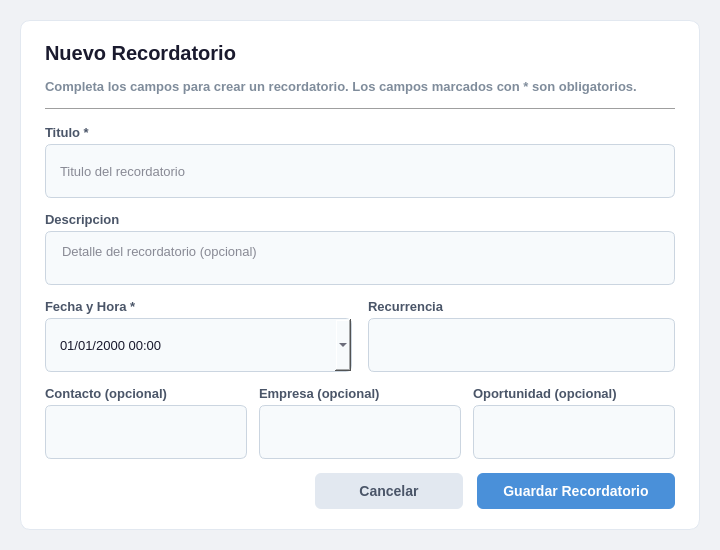
<?xml version="1.0" encoding="UTF-8"?>
<ui version="4.0">
 <class>RecordatorioFormWidget</class>
 <widget class="QWidget" name="RecordatorioFormWidget">
  <property name="geometry">
   <rect>
    <x>0</x>
    <y>0</y>
    <width>720</width>
    <height>540</height>
   </rect>
  </property>
  <property name="styleSheet">
   <string notr="true">
QWidget#RecordatorioFormWidget {
    background-color: #f0f2f5;
}
QFrame#formCard {
    background-color: #ffffff;
    border-radius: 10px;
    border: 1px solid #e2e8f0;
}
QLabel#formTitle {
    color: #1a1a2e;
    font-size: 20px;
    font-weight: bold;
}
QLabel#formSubtitle {
    color: #7f8c9b;
    font-size: 13px;
}
QLabel {
    color: #4a5568;
    font-size: 13px;
    font-weight: 500;
}
QLineEdit,
QTextEdit,
QDateTimeEdit,
QComboBox {
    background-color: #f7fafc;
    border: 1px solid #cbd5e0;
    border-radius: 6px;
    padding: 8px 12px;
    font-size: 13px;
    color: #1a1a2e;
    min-height: 36px;
    min-width: 80px;
}
QLineEdit:focus,
QTextEdit:focus,
QDateTimeEdit:focus,
QComboBox:focus {
    border: 1px solid #4a90d9;
    background-color: #ffffff;
}
QComboBox::drop-down {
    border: none;
}
QPushButton#btnGuardar {
    background-color: #4a90d9;
    color: #ffffff;
    border: none;
    border-radius: 6px;
    padding: 10px 24px;
    font-size: 14px;
    font-weight: 600;
    min-width: 150px;
}
QPushButton#btnGuardar:hover {
    background-color: #357abd;
}
QPushButton#btnCancelar {
    background-color: #e2e8f0;
    color: #4a5568;
    border: none;
    border-radius: 6px;
    padding: 10px 24px;
    font-size: 14px;
    font-weight: 500;
    min-width: 100px;
}
QPushButton#btnCancelar:hover {
    background-color: #cbd5e0;
}
   </string>
  </property>
  <layout class="QVBoxLayout" name="outerLayout">
   <property name="leftMargin">
    <number>20</number>
   </property>
   <property name="topMargin">
    <number>20</number>
   </property>
   <property name="rightMargin">
    <number>20</number>
   </property>
   <property name="bottomMargin">
    <number>20</number>
   </property>
   <property name="spacing">
    <number>0</number>
   </property>
   <item>
    <widget class="QFrame" name="formCard">
     <property name="frameShape">
      <enum>QFrame::StyledPanel</enum>
     </property>
     <property name="frameShadow">
      <enum>QFrame::Raised</enum>
     </property>
     <layout class="QVBoxLayout" name="formCardLayout">
      <property name="leftMargin">
       <number>24</number>
      </property>
      <property name="topMargin">
       <number>20</number>
      </property>
      <property name="rightMargin">
       <number>24</number>
      </property>
      <property name="bottomMargin">
       <number>20</number>
      </property>
      <property name="spacing">
       <number>14</number>
      </property>
      <item>
       <widget class="QLabel" name="formTitle">
        <property name="text">
         <string>Nuevo Recordatorio</string>
        </property>
       </widget>
      </item>
      <item>
       <widget class="QLabel" name="formSubtitle">
        <property name="text">
         <string>Completa los campos para crear un recordatorio. Los campos marcados con * son obligatorios.</string>
        </property>
        <property name="wordWrap">
         <bool>true</bool>
        </property>
       </widget>
      </item>
      <item>
       <widget class="QFrame" name="formSeparator">
        <property name="frameShape">
         <enum>QFrame::HLine</enum>
        </property>
        <property name="frameShadow">
         <enum>QFrame::Sunken</enum>
        </property>
        <property name="styleSheet">
         <string notr="true">color: #e2e8f0;</string>
        </property>
       </widget>
      </item>
      <item>
       <layout class="QVBoxLayout" name="tituloLayout">
        <property name="spacing">
         <number>4</number>
        </property>
        <item>
         <widget class="QLabel" name="labelTitulo">
          <property name="text">
           <string>Titulo *</string>
          </property>
         </widget>
        </item>
        <item>
         <widget class="QLineEdit" name="inputTitulo">
          <property name="placeholderText">
           <string>Titulo del recordatorio</string>
          </property>
          <property name="maxLength">
           <number>255</number>
          </property>
         </widget>
        </item>
       </layout>
      </item>
      <item>
       <layout class="QVBoxLayout" name="descripcionLayout">
        <property name="spacing">
         <number>4</number>
        </property>
        <item>
         <widget class="QLabel" name="labelDescripcion">
          <property name="text">
           <string>Descripcion</string>
          </property>
         </widget>
        </item>
        <item>
         <widget class="QTextEdit" name="inputDescripcion">
          <property name="placeholderText">
           <string>Detalle del recordatorio (opcional)</string>
          </property>
          <property name="maximumHeight">
           <number>90</number>
          </property>
         </widget>
        </item>
       </layout>
      </item>
      <item>
       <layout class="QHBoxLayout" name="fechaRecurrenciaLayout">
        <property name="spacing">
         <number>16</number>
        </property>
        <item>
         <layout class="QVBoxLayout" name="fechaLayout">
          <property name="spacing">
           <number>4</number>
          </property>
          <item>
           <widget class="QLabel" name="labelFecha">
            <property name="text">
             <string>Fecha y Hora *</string>
            </property>
           </widget>
          </item>
          <item>
           <widget class="QDateTimeEdit" name="inputFecha">
            <property name="displayFormat">
             <string>dd/MM/yyyy HH:mm</string>
            </property>
            <property name="calendarPopup">
             <bool>true</bool>
            </property>
            <property name="minimumWidth">
             <number>170</number>
            </property>
           </widget>
          </item>
         </layout>
        </item>
        <item>
         <layout class="QVBoxLayout" name="recurrenciaLayout">
          <property name="spacing">
           <number>4</number>
          </property>
          <item>
           <widget class="QLabel" name="labelRecurrencia">
            <property name="text">
             <string>Recurrencia</string>
            </property>
           </widget>
          </item>
          <item>
           <widget class="QComboBox" name="comboRecurrencia"/>
          </item>
         </layout>
        </item>
       </layout>
      </item>
      <item>
       <layout class="QHBoxLayout" name="vinculoLayout">
        <property name="spacing">
         <number>12</number>
        </property>
        <item>
         <layout class="QVBoxLayout" name="contactoLayout">
          <property name="spacing">
           <number>4</number>
          </property>
          <item>
           <widget class="QLabel" name="labelContacto">
            <property name="text">
             <string>Contacto (opcional)</string>
            </property>
            <property name="wordWrap">
             <bool>true</bool>
            </property>
           </widget>
          </item>
          <item>
           <widget class="QComboBox" name="comboContacto"/>
          </item>
         </layout>
        </item>
        <item>
         <layout class="QVBoxLayout" name="empresaLayout">
          <property name="spacing">
           <number>4</number>
          </property>
          <item>
           <widget class="QLabel" name="labelEmpresa">
            <property name="text">
             <string>Empresa (opcional)</string>
            </property>
            <property name="wordWrap">
             <bool>true</bool>
            </property>
           </widget>
          </item>
          <item>
           <widget class="QComboBox" name="comboEmpresa"/>
          </item>
         </layout>
        </item>
        <item>
         <layout class="QVBoxLayout" name="oportunidadLayout">
          <property name="spacing">
           <number>4</number>
          </property>
          <item>
           <widget class="QLabel" name="labelOportunidad">
            <property name="text">
             <string>Oportunidad (opcional)</string>
            </property>
            <property name="wordWrap">
             <bool>true</bool>
            </property>
           </widget>
          </item>
          <item>
           <widget class="QComboBox" name="comboOportunidad"/>
          </item>
         </layout>
        </item>
       </layout>
      </item>
      <item>
       <spacer name="formSpacer">
        <property name="orientation">
         <enum>Qt::Vertical</enum>
        </property>
        <property name="sizeType">
         <enum>QSizePolicy::Expanding</enum>
        </property>
        <property name="sizeHint" stdset="0">
         <size>
          <width>20</width>
          <height>10</height>
         </size>
        </property>
       </spacer>
      </item>
      <item>
       <layout class="QHBoxLayout" name="btnLayout">
        <item>
         <spacer name="btnSpacer">
          <property name="orientation">
           <enum>Qt::Horizontal</enum>
          </property>
          <property name="sizeHint" stdset="0">
           <size>
            <width>40</width>
            <height>20</height>
           </size>
          </property>
         </spacer>
        </item>
        <item>
         <widget class="QPushButton" name="btnCancelar">
          <property name="text">
           <string>Cancelar</string>
          </property>
          <property name="cursor">
           <cursorShape>PointingHandCursor</cursorShape>
          </property>
         </widget>
        </item>
        <item>
         <widget class="QPushButton" name="btnGuardar">
          <property name="text">
           <string>Guardar Recordatorio</string>
          </property>
          <property name="cursor">
           <cursorShape>PointingHandCursor</cursorShape>
          </property>
         </widget>
        </item>
       </layout>
      </item>
     </layout>
    </widget>
   </item>
  </layout>
 </widget>
 <resources/>
 <connections/>
</ui>
